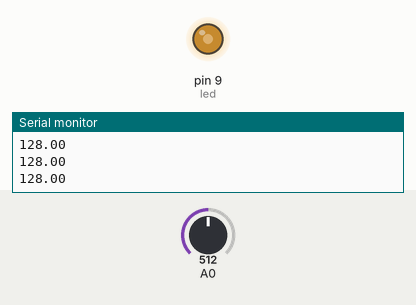
Simulated run of this sketch. Board: Arduino Uno, built with avr-gcc and run on an emulated ATmega328P. Parts: output pins drawn as LEDs (lit = HIGH), the last lines printed to the serial monitor. The inputs (shaded band) are chosen by the test bench; at power-on: A0 = 512.

Above: at 1.2 s.
1.3 s: A0 set to 716
At 2.5 s:
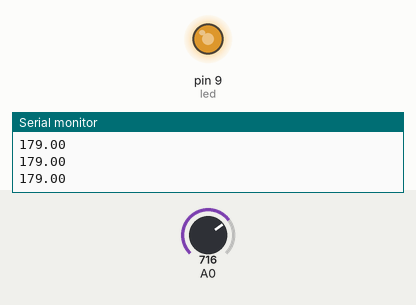
2.8 s: A0 set to 900
At 3.7 s:
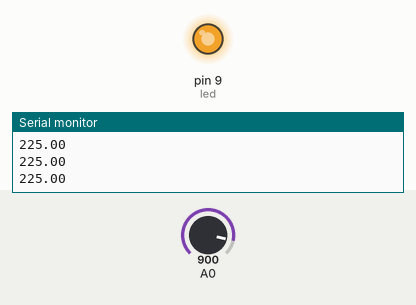
4.3 s: A0 set to 122
At 4.8 s:
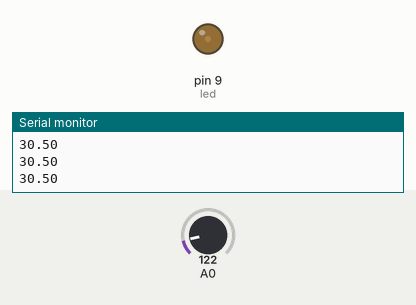
5.8 s: A0 set to 0
At 7.0 s:
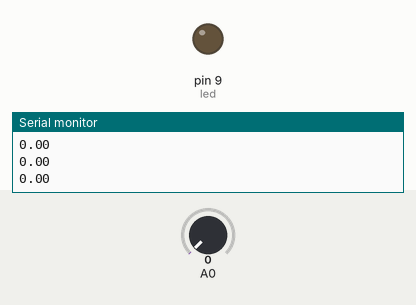
Timing chart, 0 to 8.3 s (numbered marks = the images above; inputs shaded):
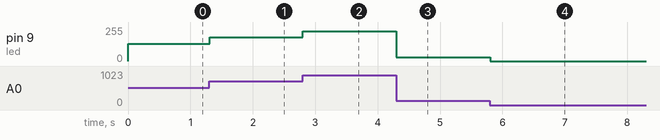

The sketch:

Code.ino
```cpp
int led = 9;
float val = 0;

void setup() {
  pinMode(led, OUTPUT);
  Serial.begin(9600);
}

void loop() {
  val = analogRead(A0);
  val = val / 4;
  analogWrite(led, val);
  Serial.println(val);
}
```

Measured:
- after the input at 1.3 s, pin 9 (led): 128/255 → 179/255 at once
- after the input at 2.8 s, pin 9 (led): 179/255 → 225/255 at once
- after the input at 4.3 s, pin 9 (led): 225/255 → 30/255 at once
- after the input at 5.8 s, pin 9 (led): 30/255 → 0/255 at once
